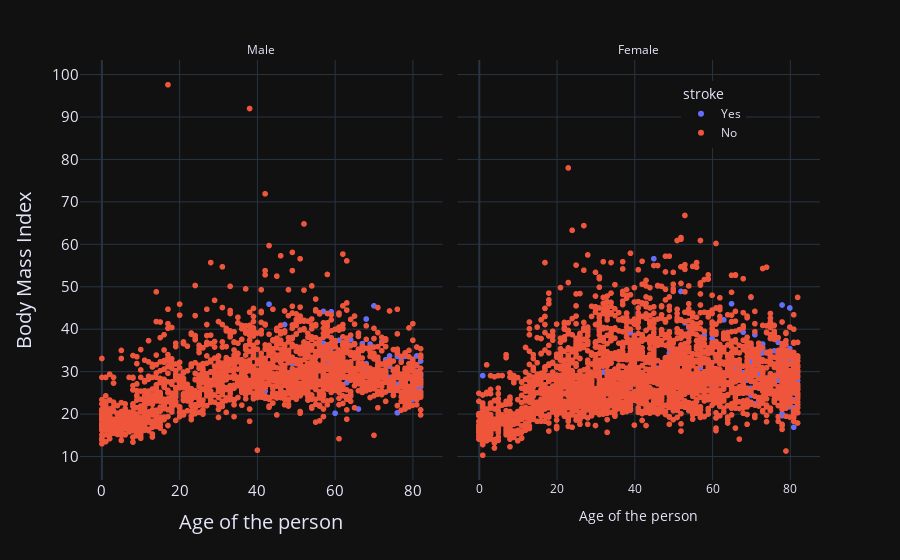

The notebook cell saved with this chart:
### Markdown cell above
From the above figure it can be interpreted that in both males and females mostly the people who have got stroke are in the age group of 60-80 years. In both the genders there are certain people who have a normal average glucose level but still have a stroke. Going further into the possible reason of it then it can be seen that in the plot representing BMI,both in males and females those who have normal average glucose level but still have stroke thier BMI values are greater than the median BMI above which the chances of stroke increases.

### Code cell
fig = px.scatter(stroke,
                 x='age',
                 y='bmi',
                 color='stroke',
                 text='age',
                 labels={
                     'age': 'Age of the person',
                     'bmi': 'Body Mass Index',
                     'gender=0': 'Male',
                     'gender=1': 'Female'
                 },
                 template='plotly_dark',
                 facet_col='gender',
                )

fig.update_layout(
    font_color='lavender',
    yaxis=dict(tickfont=dict(size=15), titlefont=dict(size=20)),
    xaxis=dict(tickfont=dict(size=15), titlefont=dict(size=20)),
)

newnames = {'0': 'No', '1': 'Yes'}
fig.for_each_trace(lambda t: t.update(name=newnames[t.name],
                                      legendgroup=newnames[t.name],
                                      hovertemplate=t.hovertemplate.replace(
                                          t.name, newnames[t.name])))

fig.for_each_annotation(lambda a: a.update(text=a.text.split('=')[-1]))
fig.for_each_annotation(lambda a: a.update(text=a.text.replace('0', 'Male')))
fig.for_each_annotation(lambda a: a.update(text=a.text.replace('1', 'Female')))

fig.update_layout(legend=dict(
    font=dict(size=12),
    orientation="v",
    yanchor="top",
    y=0.95,
    xanchor='right',
    x=0.9,
))

# fig.update_layout(xaxis=dict(showgrid=False),
#               yaxis=dict(showgrid=False))


fig.show()

### Figure 1 — Plotly figure (JSON) as saved in the notebook; plotly's stock layout.template omitted (floating-point values rounded to 4 significant figures; data arrays with more than 128 entries replaced by an {"elided": "..."} marker saying what was removed)
{"data": [{"hovertemplate": "stroke=Yes<br>gender=0<br>Age of the person=%{text}<br>Body Mass Index=%{y}<extra></extra>", "legendgroup": "Yes", "marker": {"color": "#636efa", "symbol": "circle"}, "mode": "markers+text", "name": "Yes", "showlegend": true, "text": [67, 80, 81, 74, 78, 64, 75, 57, 82, 71, 80, 58, 69, 59, 57, 42, 80, 48, 74, 58, 78, 54, 82, 60, 76, 81, 78, 63, 78, 73, 75, 78, 76, 59, 63, 80, 43, 59, 58, 54, 61, 47, 74, 81, 45, 58, 57, 64, 58, 79, 80, 71, 61, 74, 80, 56, 78, 82, 69, 76, 76, 82, 66, 65, 68, 68, 71, 78, 79, 81, 64, 72, 78, 81, 59, 61, 63, 63, 82, 61, 51, 59, 68, 59, 70, 69, 79, 74, 80, 54, 78, 78, 63, 78, 73, 81, 79, 49, 74, 78, 57, 77, 60, 66, 57, 68, 57, 71], "type": "scattergl", "x": [67, 80, 81, 74, 78, 64, 75, 57, 82, 71, 80, 58, 69, 59, 57, 42, 80, 48, 74, 58, 78, 54, 82, 60, 76, 81, 78, 63, 78, 73, 75, 78, 76, 59, 63, 80, 43, 59, 58, 54, 61, 47, 74, 81, 45, 58, 57, 64, 58, 79, 80, 71, 61, 74, 80, 56, 78, 82, 69, 76, 76, 82, 66, 65, 68, 68, 71, 78, 79, 81, 64, 72, 78, 81, 59, 61, 63, 63, 82, 61, 51, 59, 68, 59, 70, 69, 79, 74, 80, 54, 78, 78, 63, 78, 73, 81, 79, 49, 74, 78, 57, 77, 60, 66, 57, 68, 57, 71], "xaxis": "x", "y": [36.6, 32.5, 29, 27.4, 28.65, 37.5, 25.8, 28.65, 32.5, 27.2, 23.5, 28.65, 28.3, 28.65, 44.2, 25.4, 30.5, 29.7, 33.7, 32, 23.9, 28.5, 26.4, 20.2, 33.6, 33.7, 28.65, 36.5, 28.65, 32.8, 28.65, 24, 20.3, 30, 27.4, 27, 45.9, 44.1, 28.65, 29.1, 27.3, 41.1, 25.6, 26.3, 29.4, 31.4, 27.7, 28.8, 28.65, 22.6, 24.2, 30.9, 27.3, 31.3, 31.7, 35.8, 28.65, 29, 36.5, 29.9, 27, 25, 27.5, 28.65, 31.9, 27.5, 28.65, 23.6, 28.65, 31.4, 28.65, 37.1, 25.5, 26.1, 32, 37.4, 31.7, 34.5, 29.5, 28.65, 42.5, 35.5, 31.1, 35.8, 45.5, 28.5, 28.65, 28.65, 31.5, 31.1, 26.9, 33.6, 30.7, 27.1, 28.6, 28.1, 28.4, 31.9, 28.65, 26.8, 31.7, 32.6, 35.9, 21.2, 34.5, 42.4, 36.7, 28.65], "yaxis": "y"}, {"hovertemplate": "stroke=Yes<br>gender=Yes<br>Age of the person=%{text}<br>Body Mass Index=%{y}<extra></extra>", "legendgroup": "Yes", "marker": {"color": "#636efa", "symbol": "circle"}, "mode": "markers+text", "name": "Yes", "showlegend": false, "text": {"elided": "141 int values"}, "type": "scattergl", "x": {"elided": "141 int values"}, "xaxis": "x2", "y": {"elided": "141 float values"}, "yaxis": "y2"}, {"hovertemplate": "stroke=No<br>gender=No<br>Age of the person=%{text}<br>Body Mass Index=%{y}<extra></extra>", "legendgroup": "No", "marker": {"color": "#EF553B", "symbol": "circle"}, "mode": "markers+text", "name": "No", "showlegend": true, "text": {"elided": "2007 int values"}, "type": "scattergl", "x": {"elided": "2007 int values"}, "xaxis": "x", "y": {"elided": "2007 float values"}, "yaxis": "y"}, {"hovertemplate": "stroke=No<br>gender=1<br>Age of the person=%{text}<br>Body Mass Index=%{y}<extra></extra>", "legendgroup": "No", "marker": {"color": "#EF553B", "symbol": "circle"}, "mode": "markers+text", "name": "No", "showlegend": false, "text": {"elided": "2853 int values"}, "type": "scattergl", "x": {"elided": "2853 int values"}, "xaxis": "x2", "y": {"elided": "2853 float values"}, "yaxis": "y2"}], "layout": {"annotations": [{"font": {}, "showarrow": false, "text": "Male", "x": 0.245, "xanchor": "center", "xref": "paper", "y": 1, "yanchor": "bottom", "yref": "paper"}, {"font": {}, "showarrow": false, "text": "Female", "x": 0.755, "xanchor": "center", "xref": "paper", "y": 1, "yanchor": "bottom", "yref": "paper"}], "font": {"color": "lavender"}, "legend": {"font": {"size": 12}, "orientation": "v", "title": {"text": "stroke"}, "tracegroupgap": 0, "x": 0.9, "xanchor": "right", "y": 0.95, "yanchor": "top"}, "margin": {"t": 60}, "xaxis": {"anchor": "y", "domain": [0, 0.49], "tickfont": {"size": 15}, "title": {"font": {"size": 20}, "text": "Age of the person"}}, "xaxis2": {"anchor": "y2", "domain": [0.51, 1], "matches": "x", "title": {"text": "Age of the person"}}, "yaxis": {"anchor": "x", "domain": [0, 1], "tickfont": {"size": 15}, "title": {"font": {"size": 20}, "text": "Body Mass Index"}}, "yaxis2": {"anchor": "x2", "domain": [0, 1], "matches": "y", "showticklabels": false}}}
